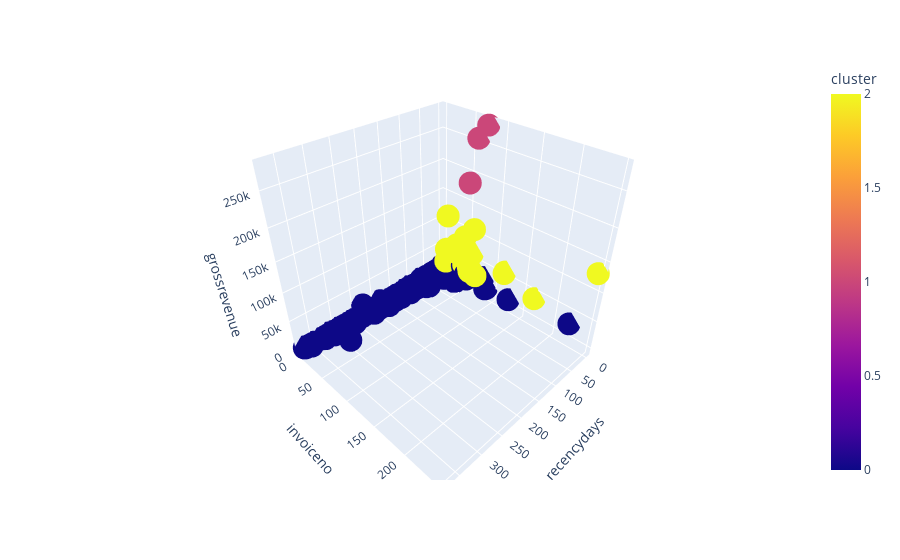

Write notebook code for a chart like this one.
### Code cell
fig = px.scatter_3d( df9, x='recencydays', y='invoiceno', z='grossrevenue', color='cluster')
fig.show()

### Figure 1 — Plotly figure (JSON) as saved in the notebook; plotly's stock layout.template omitted (floating-point values rounded to 4 significant figures; data arrays with more than 128 entries replaced by an {"elided": "..."} marker saying what was removed)
{"data": [{"hovertemplate": "recencydays=%{x}<br>invoiceno=%{y}<br>grossrevenue=%{z}<br>cluster=%{marker.color}<extra></extra>", "legendgroup": "", "marker": {"color": {"elided": "4372 int values"}, "coloraxis": "coloraxis", "symbol": "circle"}, "mode": "markers", "name": "", "scene": "scene", "showlegend": false, "type": "scatter3d", "x": {"elided": "4372 int values"}, "y": {"elided": "4372 int values"}, "z": {"elided": "4372 float values"}}], "layout": {"coloraxis": {"colorbar": {"title": {"text": "cluster"}}, "colorscale": [[0, "#0d0887"], [0.1111, "#46039f"], [0.2222, "#7201a8"], [0.3333, "#9c179e"], [0.4444, "#bd3786"], [0.5556, "#d8576b"], [0.6667, "#ed7953"], [0.7778, "#fb9f3a"], [0.8889, "#fdca26"], [1, "#f0f921"]]}, "legend": {"tracegroupgap": 0}, "margin": {"t": 60}, "scene": {"domain": {"x": [0, 1], "y": [0, 1]}, "xaxis": {"title": {"text": "recencydays"}}, "yaxis": {"title": {"text": "invoiceno"}}, "zaxis": {"title": {"text": "grossrevenue"}}}}}
